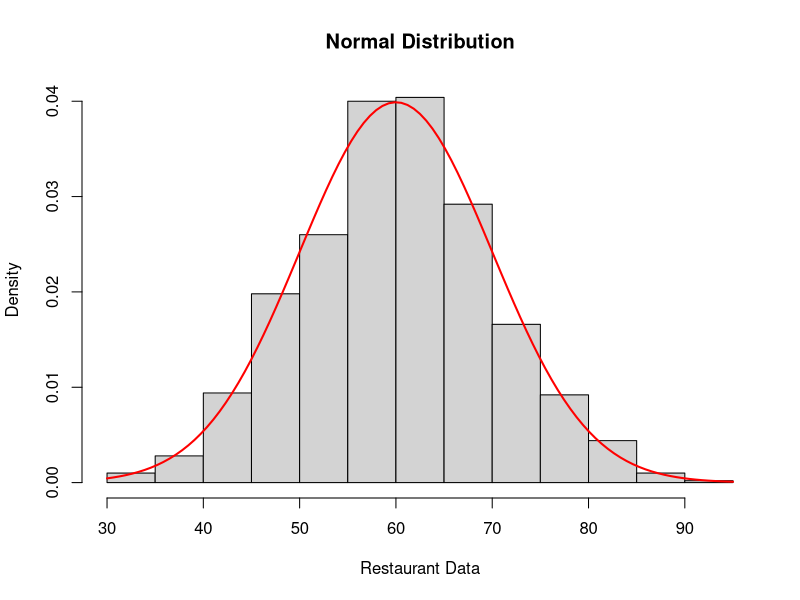
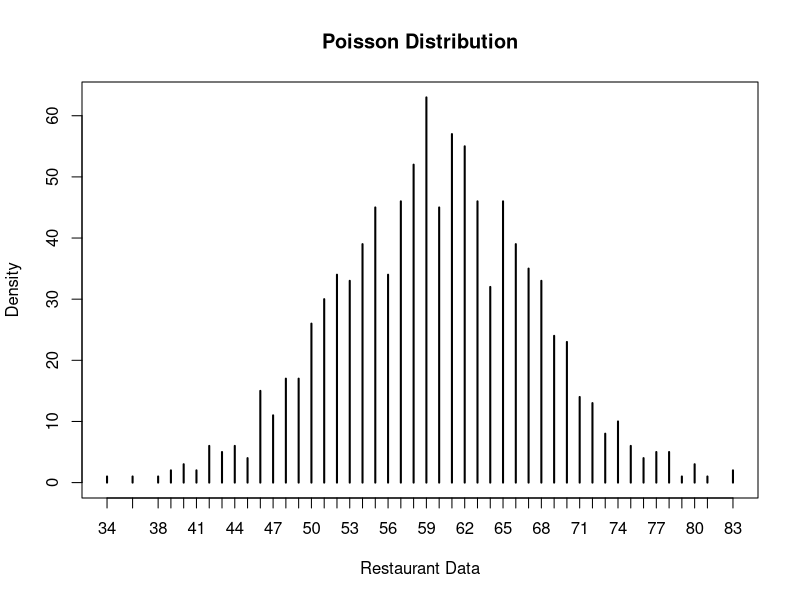

The R source for these figures, in order:
## middle

## plot normal distribution
# i have collected 1000 restaurant data
# mean is 60 and sd is 10
# plot the normal distribution

# generate 1000 random numbers
# mean is 60 and sd is 10

set.seed(123)   
x <- rnorm(1000, mean = 60, sd = 10)

# plot the normal distribution
hist(x, freq = FALSE, main = "Normal Distribution", xlab = "Restaurant Data", ylab = "Density") 

# add a line of normal distribution
curve(dnorm(x, mean = 60, sd = 10), add = TRUE, col = "red", lwd = 2)

## right

## plot the poisson distribution 
# parameter lambda is 60
# plot the poisson distribution

# generate 1000 random numbers
# parameter lambda is 60

set.seed(123)
x <- rpois(1000, lambda = 60)

# plot the poisson distribution with plot function
plot(table(x), type = "h", main = "Poisson Distribution", xlab = "Restaurant Data", ylab = "Density")